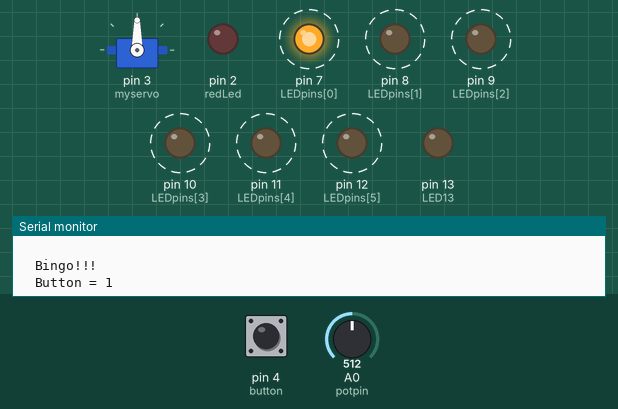
Simulated run of this sketch. Board: Arduino Uno, built with avr-gcc and run on an emulated ATmega328P. Shown: servo, output pins drawn as LEDs (lit = HIGH), the last lines printed to the serial monitor. Dashed ring = blinking. The inputs (shaded band) are chosen by the test bench; at power-on: A0 (potpin) = 512, pin 4 (button) HIGH.

Above: at 1.98 s.
2.8 s: A0 (potpin) set to 716
At 3.47 s:
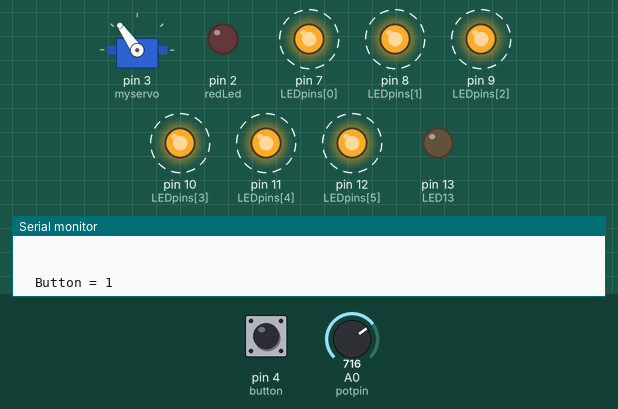
6.3 s: pin 4 (button) pulled LOW for 1.25 s
At 7.33 s:
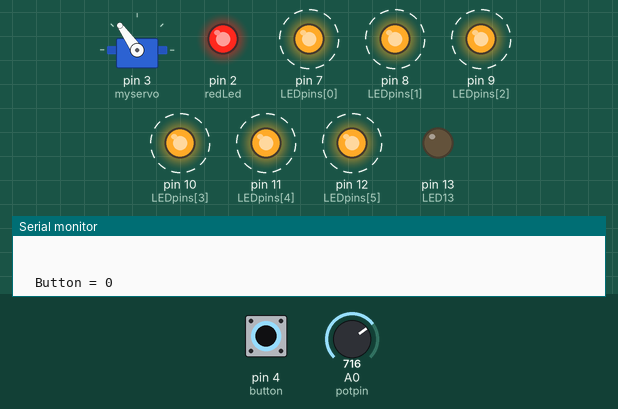
9.8 s: A0 (potpin) set to 900
At 11.2 s:
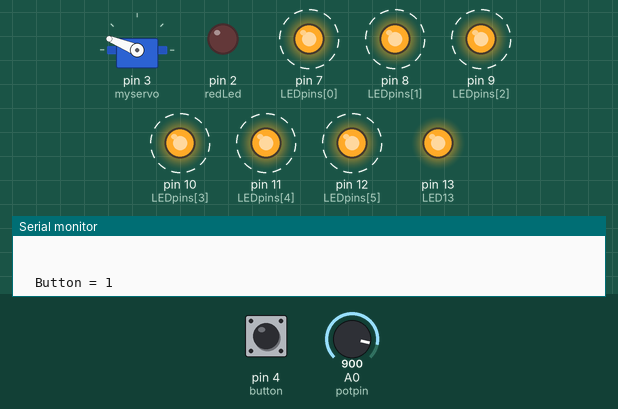
13.3 s: pin 4 (button) pulled LOW for 1.25 s
At 14.09 s:
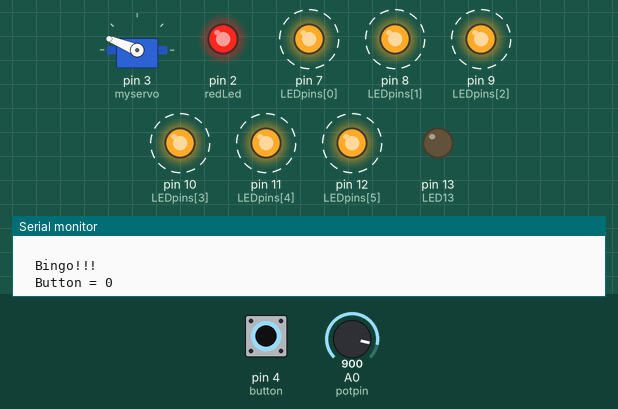
16.8 s: pin 4 (button) pulled LOW for 3.2 s
At 17.96 s:
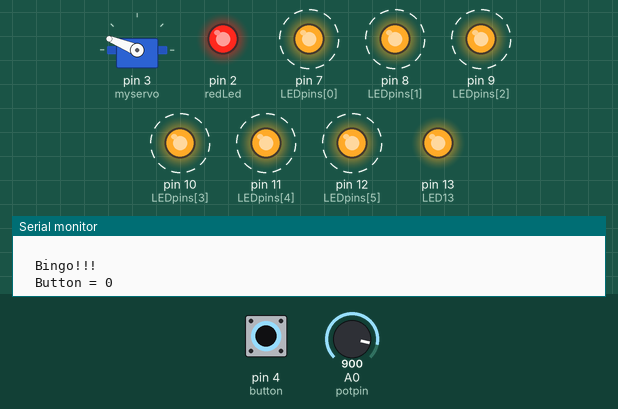
21.5 s: A0 (potpin) set to 1023
At 22.79 s:
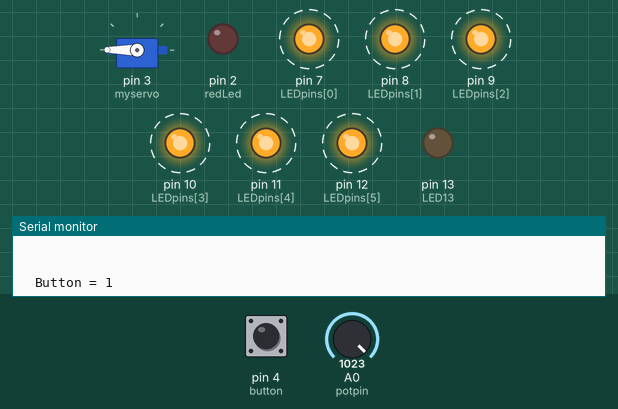
Timing chart, 0 to 26.0 s (numbered marks = the images above; inputs shaded):
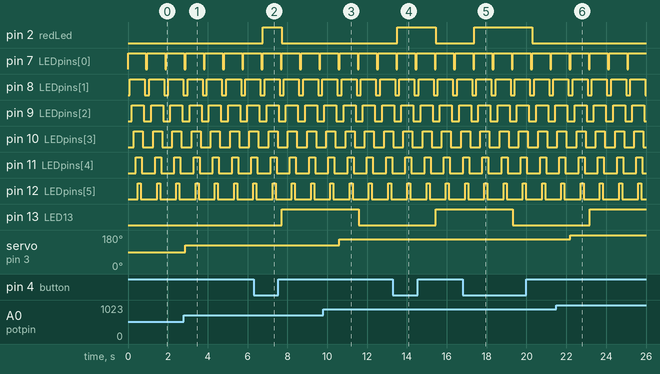

Measured:
- after the input at 2.8 s, servo on pin 3 (myservo): 90° → 125° after 0.08 s
- after the input at 6.3 s, pin 2 (redLed): LOW → HIGH after 0.46 s, → LOW 0.97 s later
- after the input at 9.8 s, servo on pin 3 (myservo): 125° → 158° after 0.81 s
- after the input at 13.3 s, pin 2 (redLed): LOW → HIGH after 0.22 s, → LOW 1.9 s later
- after the input at 16.8 s, pin 2 (redLed): LOW → HIGH after 0.59 s, → LOW 2.9 s later
- after the input at 21.5 s, servo on pin 3 (myservo): 158° → 180° after 0.70 s
- by itself, pin 7 (LEDpins[0]): alternates HIGH for 0.90 s and LOW for 0.07 s
- by itself, pin 8 (LEDpins[1]): alternates HIGH for 0.75 s and LOW for 0.22 s

The sketch:

MultitaskMillis.ino
```cpp
/* Blink, Button and Servo Control by Webslinger2011
 *  This code features making use of millis to blink an led while controlling a servo
 *  thru a potentiometer, switching leds using a for loop
 *  and triggering a button press
 */

//Create an array for blinking multiple led's (Note: we can leave LEDpins[ ] empty)
byte LEDpins[6] = {7,8,9,10,11,12};

//Declare Input and Ouput pins for triggering a button
#define button 4
#define redLed 2

//Controlling a servo
#include <Servo.h>
Servo myservo;
int potpin = 0; //Analog pin on arduino
int val;

//Bingo!!!
const unsigned long eventInterval = 1000;
unsigned long previousTime = 0;

//Blinky!
const unsigned long eventInterval2 = 3000; //executes blinking for 3 secs
unsigned long previousTime2 =0;
int LED13 = 13;
int ledState = HIGH;

//For loop!
const unsigned long eventInterval3 = 500; //executes a for loop after 0.5 secs
unsigned long previousTime3 =0;

void setup() {
  myservo.attach(3);
  Serial.begin(9600);
  pinMode(LED13,OUTPUT);

  //Declare array pins in a for loop
  for (byte i = 0; i < 6; i++){
    pinMode(LEDpins[i],OUTPUT);
    }
  //Declare button and red led
  pinMode(button, INPUT_PULLUP);
  pinMode(redLed, OUTPUT);
}

void loop() {
  unsigned long currentTime = millis();

  if (currentTime - previousTime >= eventInterval) {
    Serial.println("  Bingo!!! ");
    previousTime = currentTime;
    }
  if (currentTime - previousTime2 >= eventInterval2){
    if (ledState == LOW) {
      ledState = HIGH;
      Serial.println("  LED ON"); }
    else {ledState = HIGH;
      Serial.println("  LED OFF");
      ledState = LOW;}
    digitalWrite(LED13,ledState);
    previousTime2 = currentTime;
    }
  if (currentTime - previousTime3 >= eventInterval3){
    //Detect a button press every 0.5 second
    byte buttonState = digitalRead(button);
    Serial.print("  Button = ");
    Serial.println(buttonState);
    if (buttonState == LOW){
      digitalWrite(redLed, HIGH);
      }
    else {
      digitalWrite(redLed, LOW);
      }
     previousTime3 = currentTime;
    }
    //Increment LEDpins array
    for (byte j = 0; j<6; j++){
      digitalWrite(LEDpins[j], HIGH);
      delay(100);
      }
    //Declare k as int instead of using bytes since we'll be getting a negative value
    for (int k = 6; k>=0; k--){
      digitalWrite(LEDpins[k], LOW);
      delay(50);
      }
    //Control the servo
    val = analogRead(potpin);            // reads the value of the potentiometer (value between 0 and 1023)
    val = map(val, 0, 1023, 0, 180);      // scale it to use it with the servo (value between 0 and 180)
    myservo.write(val);                   // sets the servo position according to the scaled value
    Serial.print("  Degrees =  ");
    Serial.println(val);
    delay(15);
    Serial.println("   ");
    Serial.println("   ");
}
```
